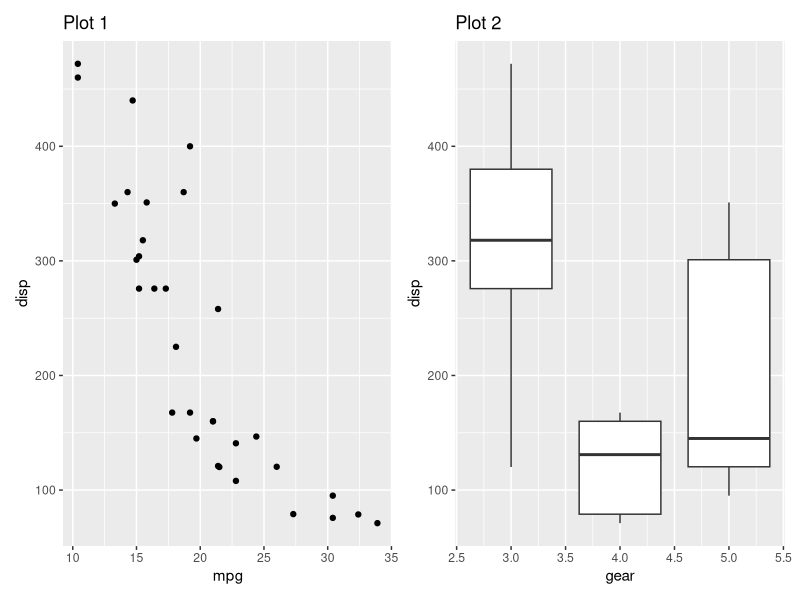
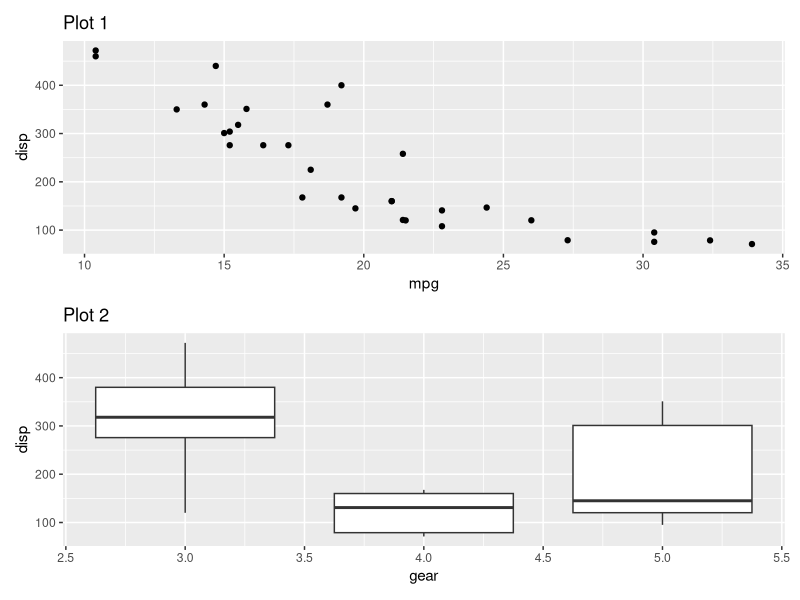
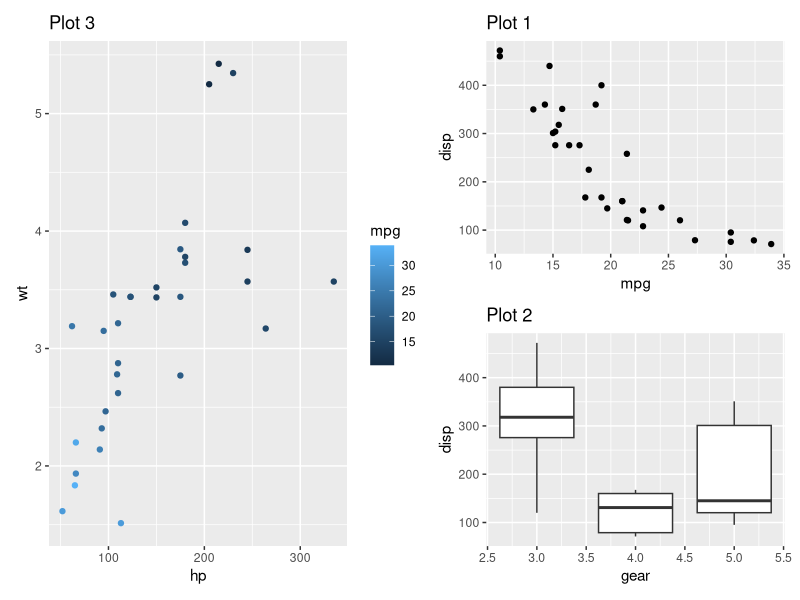
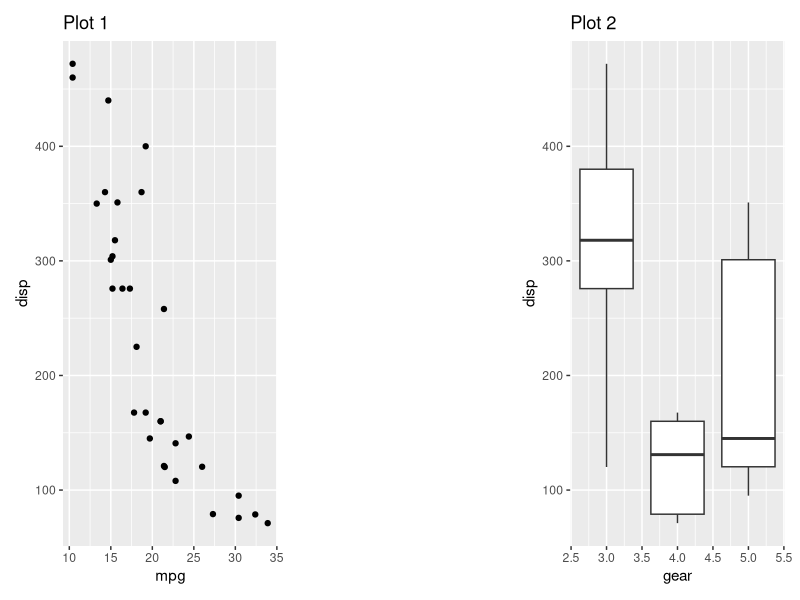
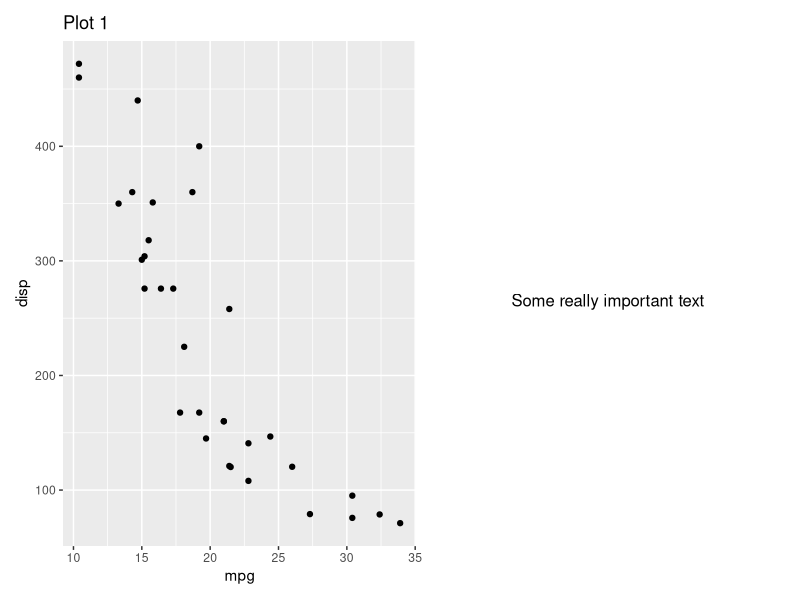
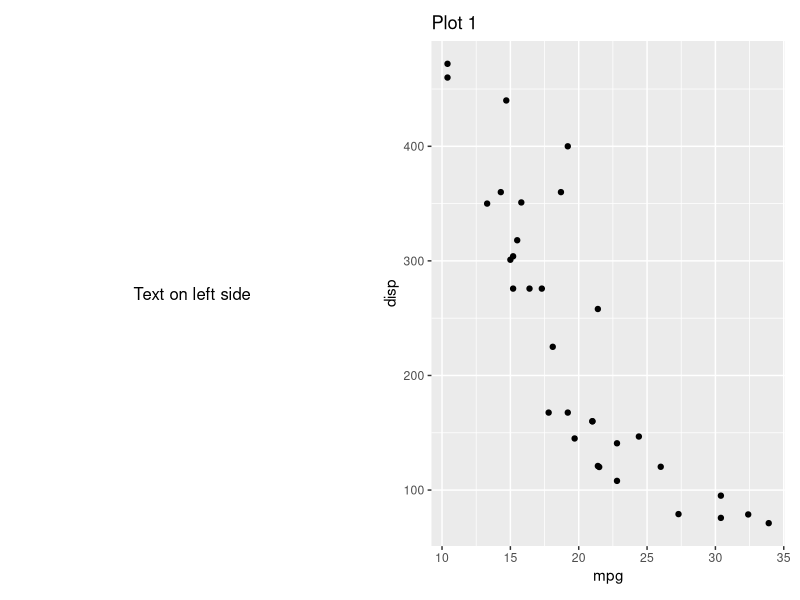
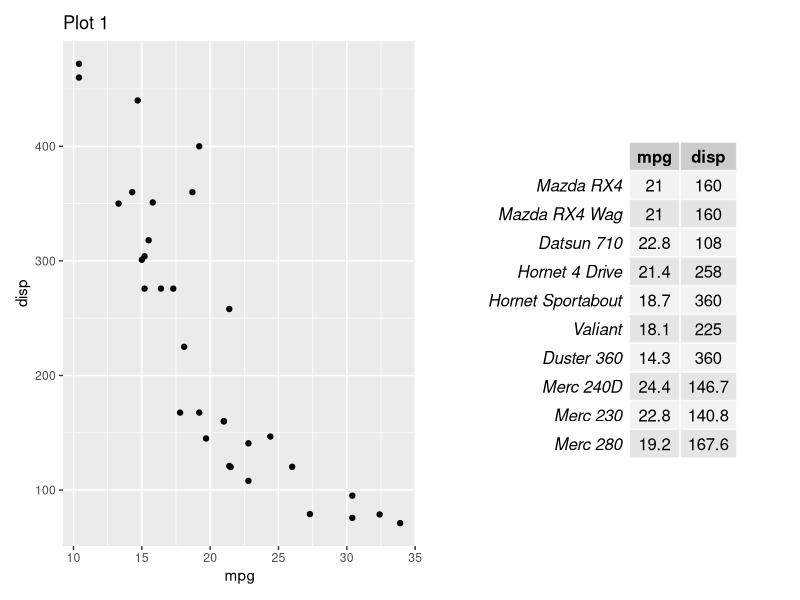
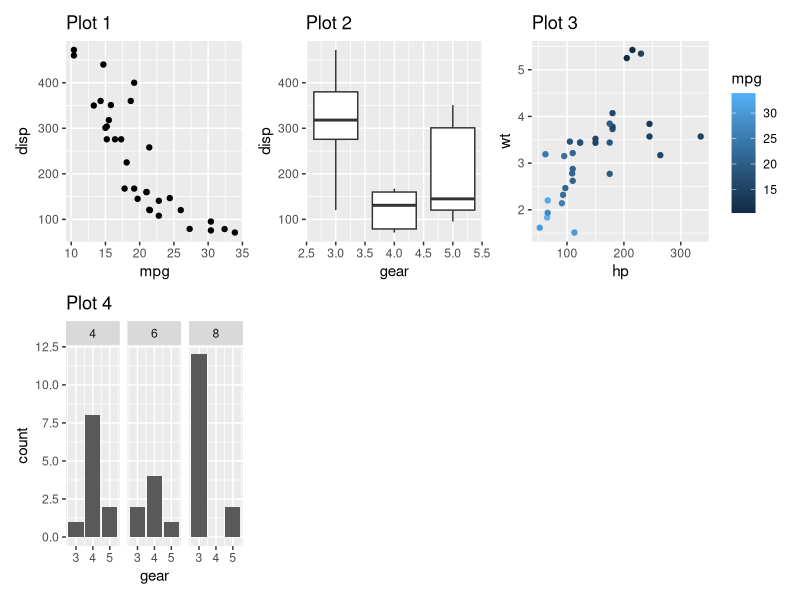

The R source for these figures, in order:
## ---- chunk 1
knitr::opts_chunk$set(echo = TRUE)
## ---- chunk 2
library(ggplot2)
library(patchwork)
library(magick)
library(png)
## ---- chunk 3
#install.packages('patchwork')

# grab the development version from github using devtools
#install.packages("devtools")
#devtools::install_github("thomasp85/patchwork") 
## ---- chunk 4
p1 <- ggplot(mtcars) + 
  geom_point(aes(mpg, disp)) + 
  ggtitle('Plot 1')

p2 <- ggplot(mtcars) + 
  geom_boxplot(aes(gear, disp, group = gear)) + 
  ggtitle('Plot 2')

p3 <- ggplot(mtcars) + 
  geom_point(aes(hp, wt, colour = mpg)) + 
  ggtitle('Plot 3')

p4 <- ggplot(mtcars) + 
  geom_bar(aes(gear)) + 
  facet_wrap(~cyl) + 
  ggtitle('Plot 4')
## ---- chunk 5
p1 + p2
## ---- chunk 6
p1/p2
## ---- chunk 7
p3 | (p1 / p2)
## ---- chunk 8
p1 + plot_spacer() + p2 
## ---- chunk 9
p1 + grid::textGrob('Some really important text')
wrap_elements(grid::textGrob('Text on left side')) + p1
p1 + gridExtra::tableGrob(mtcars[1:10, c('mpg', 'disp')])
## ---- chunk 10
p1 + p2 + p3 + p4 + 
  plot_layout(ncol = 3)
p1 + p2 + p3 + p4 + 
  plot_layout(widths = c(2, 1))
p1 + p2 + p3 + p4 + 
  plot_layout(widths = c(2, 1), heights = unit(c(5, 1), c('cm', 'null')))

layout <- "
##BBBB
AACCDD
##CCDD
"
p1 + p2 + p3 + p4 + 
  plot_layout(design = layout)
## ---- chunk 11
p1 + inset_element(p2, left = 0, bottom = 0.6, right = 0.4, top = 1, align_to = 'full')

p1 + inset_element(
  p2, 
  left = 0.5, 
  bottom = 0.5, 
  right = unit(1, 'npc') - unit(1, 'cm'), 
  top = unit(1, 'npc') - unit(1, 'cm')
)
## ---- chunk 12
(p1 | (p2 / p3)) + 
  plot_annotation(title = 'The surprising story about mtcars')
